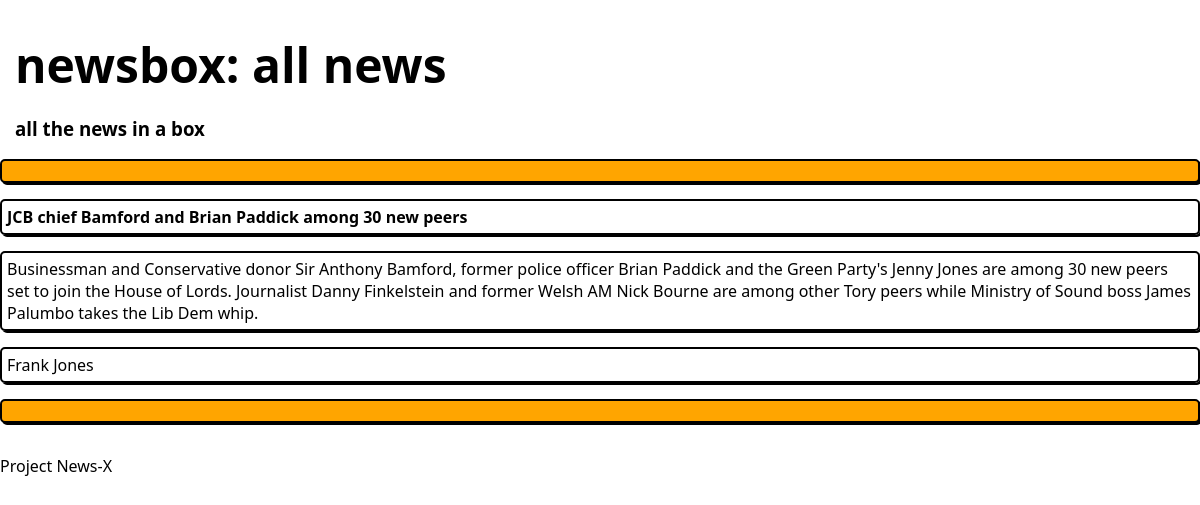
The app's page /list.php?category=politics with its own data.
### tables this page shows
CREATE TABLE `news_item` (
  `id` bigint(20) NOT NULL,
  `title` text NOT NULL,
  `link` text NOT NULL,
  `summary` text NOT NULL,
  `category` text DEFAULT NULL,
  `submittor` text NOT NULL
);

### list.php (the view, shortened to what this page needs)
<!DOCTYPE html>
<html>
<head>
    <link rel="stylesheet" href="style.css">
    <link rel="stylesheet" href="utils.css">
</head>
<body>
    <header id="Header">
        <h1>newsbox: all news</h1>
        <h3>all the news in a box</h3>
    </header>
    <section id="AllNews">
        <div class="HBar BorderShadow"></div>
        <?php
            $servername = "localhost";
            $username = "root";
            $password = "";
            $dbname = "news_item";
            $conn = new mysqli($servername, $username, $password, $dbname);
            if (isset($_GET['category'])) {
                $category = $_GET['category'];
                $sql = "SELECT id, title, summary, submittor FROM news_item WHERE category = '$category'";
            } else {
                $sql = "SELECT id, title, summary, submittor FROM news_item";
            }
            $result = $conn->query($sql);
            if ($result->num_rows > 0) {
                while ($row = $result->fetch_assoc()) {
        ?>
                <article>
                    <p class="BorderShadow"><strong><?php echo $row["title"]; ?></strong></p>
                    <p class="BorderShadow"><?php echo $row["summary"]; ?></p>
                    <p class="BorderShadow"><?php echo $row["submittor"]; ?></p>
                </article>
                <div class="HBar BorderShadow"></div>
        <?php
            }
        } else {
            echo "0 results";
        }
        ?>
    </section>
    <footer id="Footer">
        <p>Project News-X</p>
    </footer>
</body>
</html>

### style.css (style rules this page uses)
* { font-family: 'Segoe UI', Tahoma, Geneva, Verdana, sans-serif; }
body { padding: 0; margin: 0; display:flex; flex-direction: column; justify-items: center; min-width:100vw; }
header h1 { margin: 2rem 0 0; font-weight: 900; font-size: 3rem; }
footer { margin: 1rem 0 0; }

### utils.css (style rules this page uses)
#Header { margin-left: 15px; }
.BorderShadow { border: solid 2px black; box-shadow: 2px 2px; border-radius: 5px; padding: 5px; }
.HBar { background-color: orange; height: 10px; }

### records on screen
news_item: title "JCB chief Bamford and Brian Paddick among 30 new peers", summary "Businessman and Conservative donor Sir Anthony Bamford, former police officer Brian Paddick and the Green Party's Jenny Jones are among 30 new peers set to join the House of Lords. Journalist Danny Finkelstein and former Welsh AM Nick Bourne are among other Tory peers while Ministry of Sound boss James Palumbo takes the Lib Dem whip.", submittor "Frank Jones"
